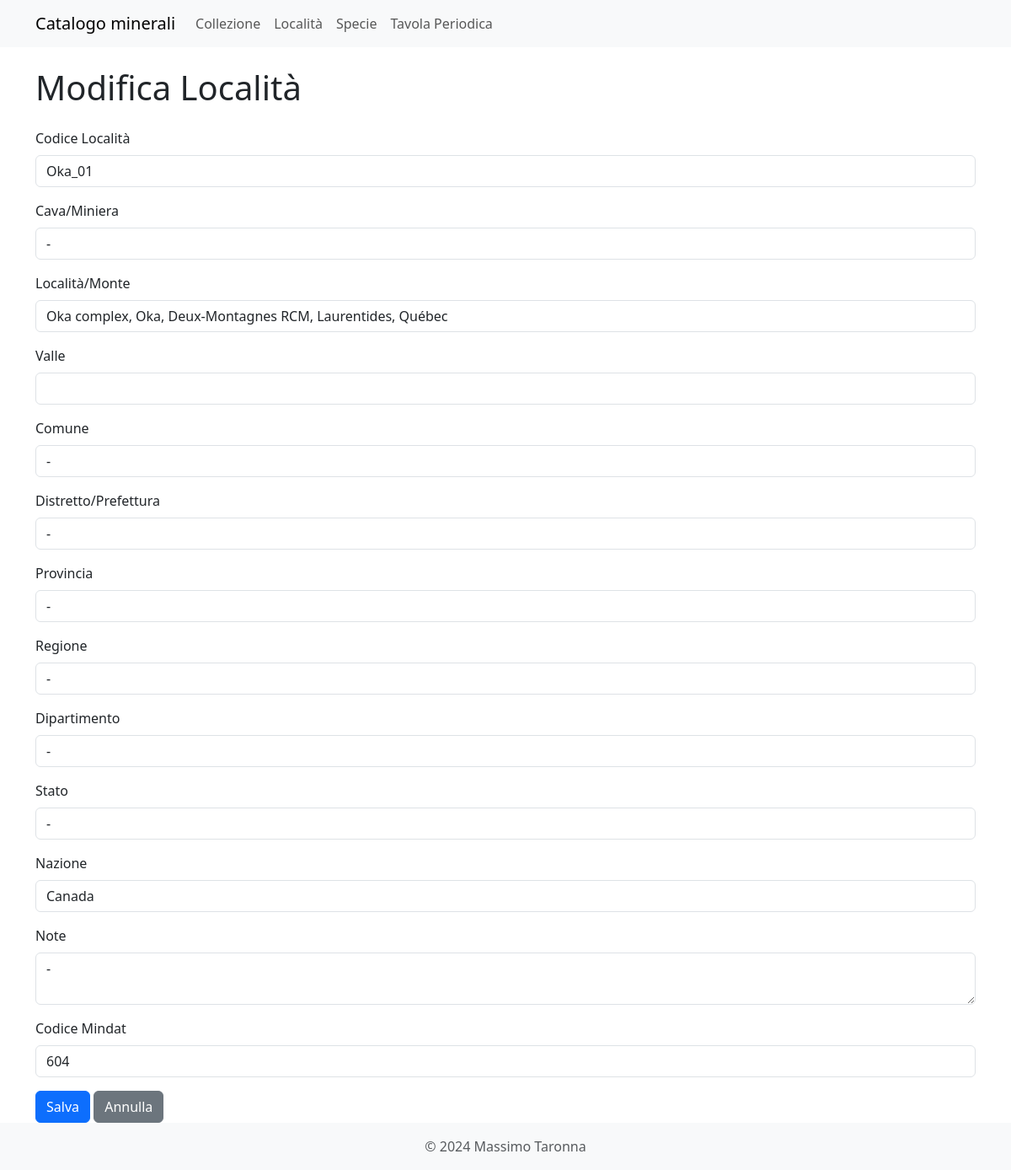
Page /localita/edit/30 on the committed database.
### models.py (models this page shows)
class Localita(db.Model, SerializerMixin):
    id = db.Column(db.Integer, primary_key=True)
    cod_loc = db.Column(db.String(100), unique=True, nullable=False)
    cava_min = db.Column(db.String(255))
    loc_monte = db.Column(db.String(255))
    valle = db.Column(db.String(50))
    comune = db.Column(db.String(50))
    distr_pref = db.Column(db.String(50))
    provincia = db.Column(db.String(50))
    regione = db.Column(db.String(50))
    dipartimento = db.Column(db.String(50))
    stato = db.Column(db.String(50))
    nazione = db.Column(db.String(100))
    note = db.Column(db.Text)
    cod_mindat = db.Column(db.Integer)
    collezione = db.relationship('Collezione', backref='localita', lazy='dynamic')
    serialize_rules = ('-collezione',)

### app.py (the view, shortened to what this page needs)
@app.route('/localita/edit/<int:id>', methods=['GET', 'POST'])
def edit_localita(id):
    localita = Localita.query.get_or_404(id)
    form = LocalitaForm(obj=localita)
    return render_template('localita_form.html', form=form, title="Modifica Località")

### forms.py
class LocalitaForm(FlaskForm):
    id = HiddenField('ID')
    cod_loc = StringField('Codice Località', validators=[DataRequired()])
    cava_min = StringField('Cava/Miniera')
    loc_monte = StringField('Località/Monte')
    valle = StringField('Valle')
    comune = StringField('Comune')
    distr_pref = StringField('Distretto/Prefettura')
    provincia = StringField('Provincia')
    regione = StringField('Regione')
    dipartimento = StringField('Dipartimento')
    stato = StringField('Stato')
    nazione = StringField('Nazione')
    note = TextAreaField('Note')
    cod_mindat = IntegerField('Codice Mindat', validators=[Optional()])
    submit = SubmitField('Salva')

### app.py (called while the page is built)
@app.context_processor
def inject_specie_valide():
    specie_valide_count = db.session.query(func.count(func.distinct(Collezione.specie_id))).filter(Collezione.specie_id.isnot(None)).scalar()
    return {'specie_valide': specie_valide_count}

### templates/localita_form.html (shortened to what this page needs)
{% extends "base.html" %}
{% block content %}
<h1 class="mb-4">{{ title }}</h1>
<form method="POST" action="{{ url_for('new_localita') if form.id.data is none else url_for('edit_localita', id=form.id.data) }}">
    <div class="mb-3">
        {{ form.cod_loc.label(class="form-label") }}
        {{ form.cod_loc(class="form-control") }}
    </div>
    <div class="mb-3">
        {{ form.cava_min.label(class="form-label") }}
        {{ form.cava_min(class="form-control") }}
    </div>
    <div class="mb-3">
        {{ form.loc_monte.label(class="form-label") }}
        {{ form.loc_monte(class="form-control") }}
    </div>
    <div class="mb-3">
        {{ form.valle.label(class="form-label") }}
        {{ form.valle(class="form-control") }}
    </div>
    <div class="mb-3">
        {{ form.comune.label(class="form-label") }}
        {{ form.comune(class="form-control") }}
    </div>
    <div class="mb-3">
        {{ form.distr_pref.label(class="form-label") }}
        {{ form.distr_pref(class="form-control") }}
    </div>
    <div class="mb-3">
        {{ form.provincia.label(class="form-label") }}
        {{ form.provincia(class="form-control") }}
    </div>
    <div class="mb-3">
        {{ form.regione.label(class="form-label") }}
        {{ form.regione(class="form-control") }}
    </div>
    <div class="mb-3">
        {{ form.dipartimento.label(class="form-label") }}
        {{ form.dipartimento(class="form-control") }}
    </div>
    <div class="mb-3">
        {{ form.stato.label(class="form-label") }}
        {{ form.stato(class="form-control") }}
    </div>
    <div class="mb-3">
        {{ form.nazione.label(class="form-label") }}
        {{ form.nazione(class="form-control") }}
    </div>
    <div class="mb-3">
        {{ form.note.label(class="form-label") }}
        {{ form.note(class="form-control") }}
    </div>
    <div class="mb-3">
        {{ form.cod_mindat.label(class="form-label") }}
        {{ form.cod_mindat(class="form-control") }}
    </div>
    {{ form.submit(class="btn btn-primary") }}
    <a href="{{ url_for('localita') }}" class="btn btn-secondary">Annulla</a>
</form>
{% endblock %}

### rows in the picture
Localita: cod_loc "Oka_01", cava_min "-", loc_monte "Oka complex, Oka, Deux-Montagnes RCM, Laurentides, Québec", comune "-", distr_pref "-", provincia "-", regione "-", dipartimento "-", stato "-", nazione "Canada", note "-", cod_mindat "604"

### other values in the picture
{{ title }} "Modifica Località"
